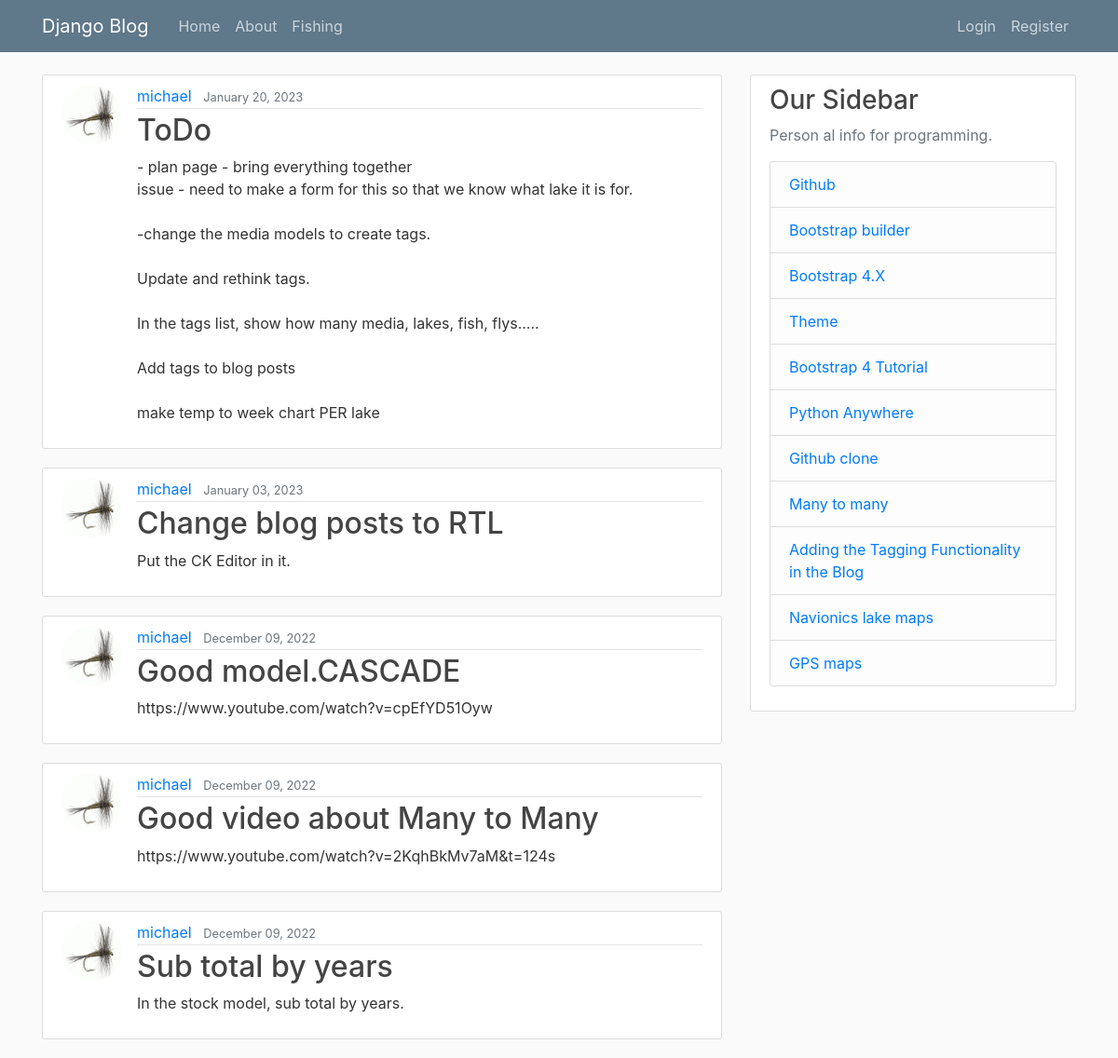
Screenshot of /blog/ with the database file from the repository.
### blog/models.py (models this page shows, shortened)
class Post(models.Model):
    title = models.CharField(max_length=100)
    content = models.TextField()
    date_posted = models.DateTimeField(default=timezone.now)
    author = models.ForeignKey(User, on_delete=models.CASCADE)

### users/models.py (models this page shows, shortened)
class Profile(models.Model):
    user = models.OneToOneField(User, on_delete=models.CASCADE)
    image = models.ImageField(default='default.jpg', upload_to='profile_pics')

### blog/views.py (the view)
# urls.py: path('', PostListView.as_view(), name='blog-home'),
class PostListView(ListView):
    model = Post
    template_name = 'blog/home.html'  # <app>/<model>_<viewtype>.html
    context_object_name = 'posts'
    ordering = ['-date_posted']
    paginate_by = 5

### blog/templates/blog/home.html (shortened to what this page needs)
{% extends "blog/base.html" %}
{% block content %}
    {% for post in posts %}
        <article class="media content-section">
          <img class="rounded-circle article-img" src="{{ post.author.profile.image.url }}">
          <div class="media-body">
            <div class="article-metadata">
              <a class="mr-2" href="{% url 'user-posts' post.author.username %}">{{ post.author }}</a>
              <small class="text-muted">{{ post.date_posted|date:"F d, Y" }}</small>
            </div>
            <h2><a class="article-title" href="{% url 'post-detail' post.id %}">{{ post.title }}</a></h2>
            <p class="article-content">{{ post.content }}</p>
          </div>
        </article>
    {% endfor %}
{% endblock content %}

### static/blog/main.css (style rules this page uses)
body { background: #fafafa; color: #333333; margin-top: 5rem; }
h1, h2, h3, h4, h5, h6 { color: #444444; }
.content-section { background: #ffffff; padding: 10px 20px; border: 1px solid #dddddd; border-radius: 3px; margin-bottom: 20px; }
.article-title { color: #444444; }
.article-content { white-space: pre-line; }
.article-img { height: 65px; width: 65px; margin-right: 16px; }
.article-metadata { padding-bottom: 1px; margin-bottom: 4px; border-bottom: 1px solid #e3e3e3 }

### rows the page displays
Post: author.profile.image (placeholder picture), author "michael", date_posted "January 20, 2023", title "ToDo", content "- plan page - bring everything together issue - need to make a form for this so that we know what lake it is for. -change the media models to create tags. Update and rethink tags. In the tags list, show how many media, lakes, fish, flys..... Add tags to blog posts make temp to week chart PER lake"
Post: author.profile.image (placeholder picture), author "michael", date_posted "January 03, 2023", title "Change blog posts to RTL", content "Put the CK Editor in it."
Post: author.profile.image (placeholder picture), author "michael", date_posted "December 09, 2022", title "Good model.CASCADE", content "https://www.youtube.com/watch?v=cpEfYD51Oyw"
Post: author.profile.image (placeholder picture), author "michael", date_posted "December 09, 2022", title "Good video about Many to Many", content "https://www.youtube.com/watch?v=2KqhBkMv7aM&t=124s"
Post: author.profile.image (placeholder picture), author "michael", date_posted "December 09, 2022", title "Sub total by years", content "In the stock model, sub total by years."
